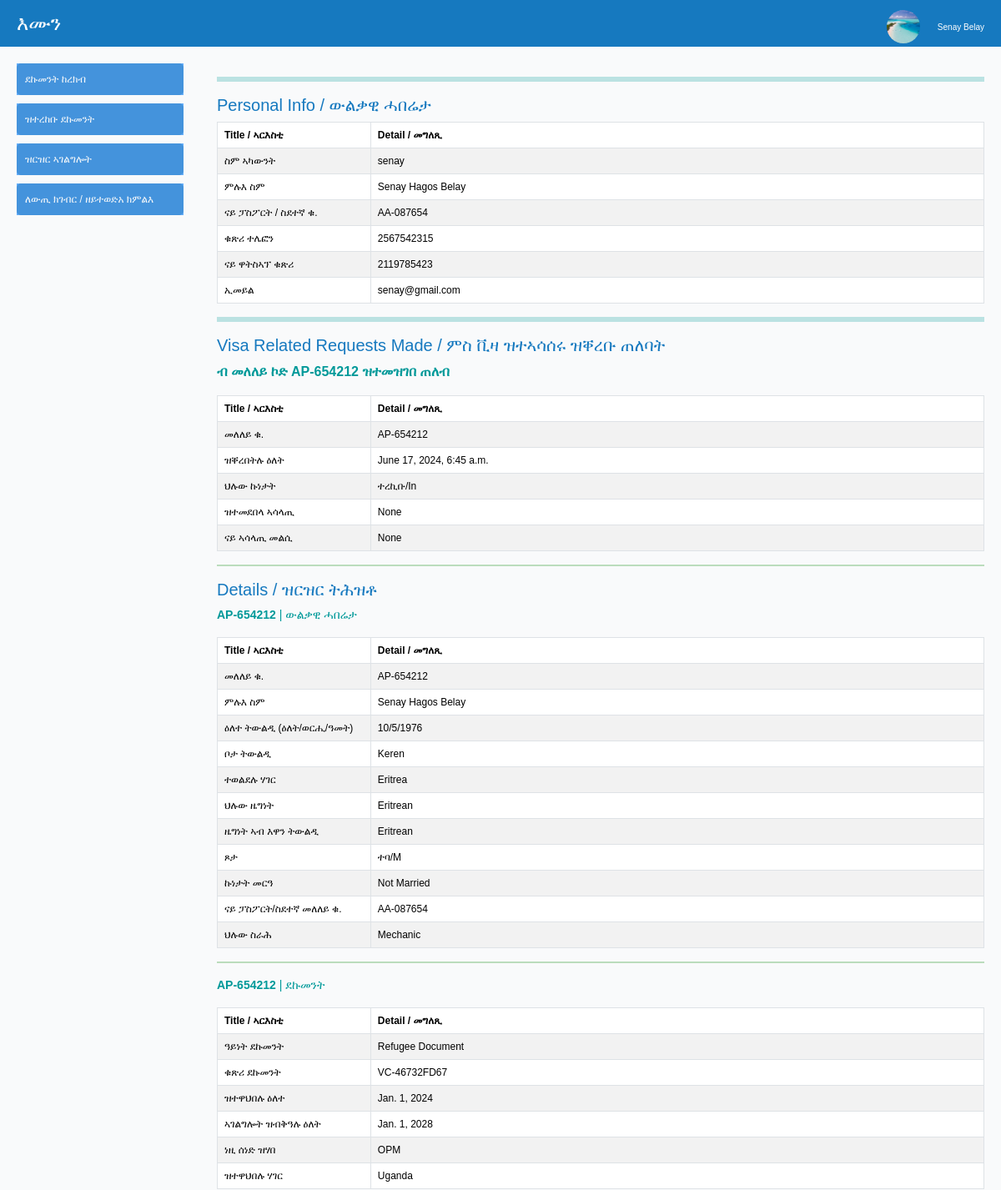
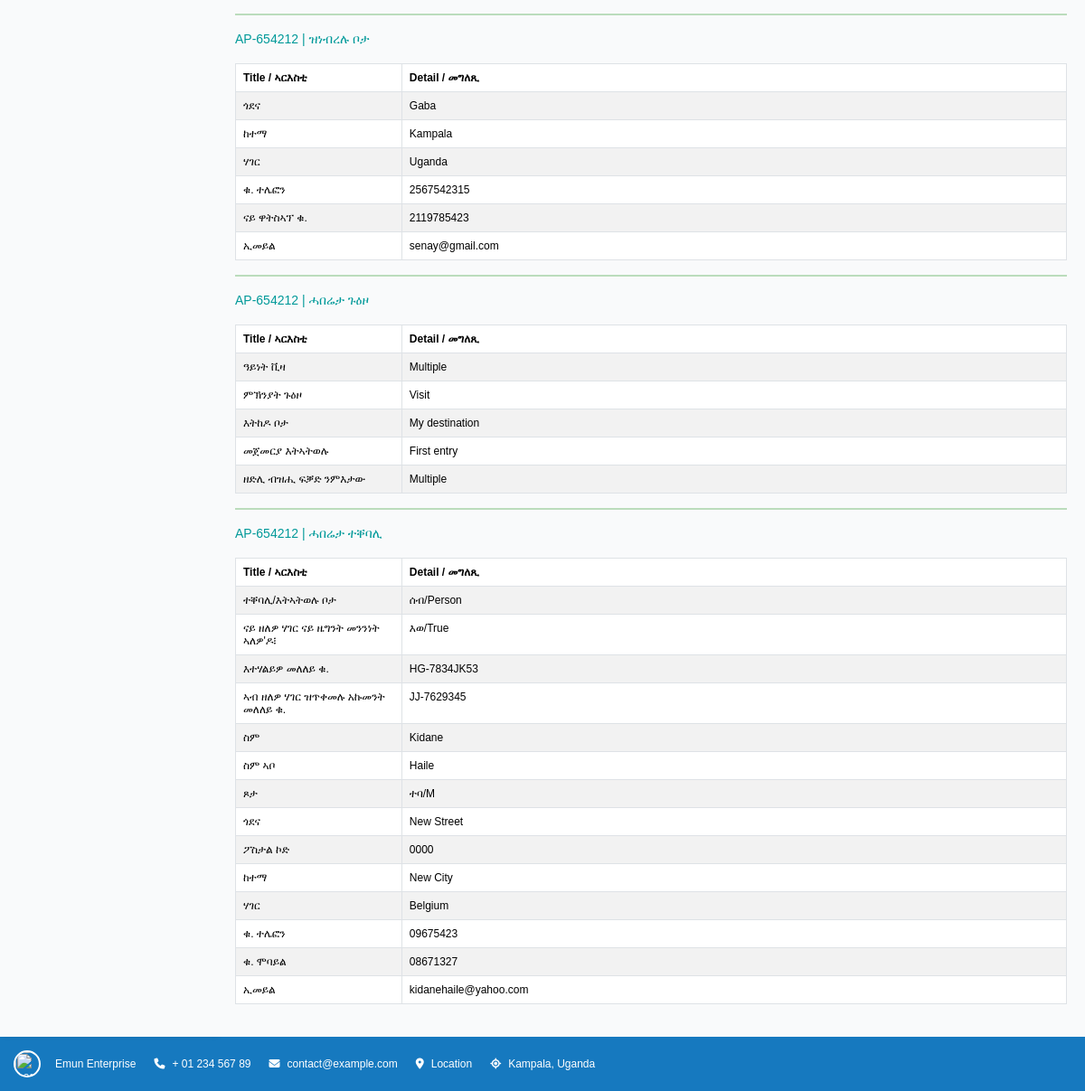
Screenshot of /profile_info (signed in) with the database file from the repository (2 pictures, top to bottom).
### travelers/models.py (models this page shows, shortened)
class TravelerRecord(TimestampMixin, UserStampedMixin, models.Model):
    user = models.ForeignKey(User, on_delete=models.CASCADE, null=True)
    first_name = models.CharField('First Name', max_length=50)
    middle_name = models.CharField('Middle Name', max_length=50)
    last_name = models.CharField('Last Name', max_length=50)
    passport_number = models.CharField('Passport Number', max_length=50)
    phone_number = models.CharField('Phone Number', max_length=15)
    whatsapp_number = models.CharField('Whatsapp Number', max_length=15, null=True)
    email = models.EmailField('Email')

### visaapplications/models.py (models this page shows)
class VisaApplication(TimestampMixin, UserStampedMixin, models.Model):
    STATUS_CHOICES = [
        ('1', 'Initiated'),
        ('2', 'Assigned'),
        ('3', 'In Progress'),
        ('4', 'Completed'),
        ('5', 'Cancelled'),
    ]
    application_owner = models.ForeignKey(User, on_delete=models.PROTECT, null=True)
    application_number = models.CharField(max_length=10, unique=True, blank=True)
    date_submitted = models.DateTimeField(auto_now_add=True)
    application_status = models.CharField(max_length=1, choices=STATUS_CHOICES, default='1',)
    assigned_officer = models.ForeignKey(User, on_delete=models.PROTECT, null=True, related_name="person_assigned")
    officer_notes = models.TextField(null=True, blank=True)
    def __str__(self):
        return self.application_number

class ApplicantPersonalData(TimestampMixin, UserStampedMixin, models.Model):
    GENDER_CHOICES = [
        ('1', 'ተባ/M'),
        ('2', 'ኣን/F'),
    ]
    application_number = models.ForeignKey(VisaApplication, on_delete=models.CASCADE)
    first_name = models.CharField(max_length=100)
    middle_name = models.CharField(max_length=100)
    last_name = models.CharField(max_length=100)
    date_of_birth = models.PositiveIntegerField(validators=[MinValueValidator(1), MaxValueValidator(31)])
    month_of_birth = models.PositiveIntegerField(validators=[MinValueValidator(1), MaxValueValidator(12)])
    year_of_birth = models.PositiveIntegerField(validators=[MinValueValidator(1900), MaxValueValidator(datetime.date.today().year)])
    place_of_birth = models.CharField(max_length=100)
    country_of_birth = models.CharField(max_length=100)
    current_nationality = models.CharField(max_length=100)
    nationality_at_birth = models.CharField(max_length=100)
    sex = models.CharField(max_length=1, choices=GENDER_CHOICES,)
    marital_status = models.CharField(max_length=20)
    refugee_id = models.CharField(max_length=100, null=True, blank=True)
    current_occupation = models.CharField(max_length=100)

class ApplicantTravelDocument(TimestampMixin, UserStampedMixin, models.Model):
    application_number = models.ForeignKey(VisaApplication, on_delete=models.CASCADE)
    document_type = models.CharField(max_length=100,)
    document_number = models.CharField(max_length=100)
    date_of_issue = models.DateField()
    valid_until = models.DateField()
    issued_by = models.CharField(max_length=100)
    issuing_country = models.CharField(max_length=100)

class ApplicantHomeAddress(TimestampMixin, UserStampedMixin, models.Model):
    application_number = models.ForeignKey(VisaApplication, on_delete=models.CASCADE)
    street = models.CharField(max_length=100)
    city = models.CharField(max_length=100)
    country = models.CharField(max_length=100)
    phone_number = models.CharField(max_length=15)
    whatsapp_number = models.CharField(max_length=15, null=True, blank=True)
    email = models.EmailField()

class TravelInformation(TimestampMixin, UserStampedMixin, models.Model):
    application_number = models.ForeignKey(VisaApplication, on_delete=models.CASCADE)
    visa_type = models.CharField(max_length=100)
    main_purpose_of_journey = models.CharField(max_length=200)
    member_state_of_destination = models.CharField(max_length=100)
    member_state_of_first_entry = models.CharField(max_length=100)
    number_of_entries_required = models.CharField(max_length=100)

class Reference(TimestampMixin, UserStampedMixin, models.Model):
    GENDER_CHOICES = [
        ('1', 'ተባ/M'),
        ('2', 'ኣን/F'),
    ]
    TYPE_CHOICES = [
        ('1', 'ሰብ/Person'),
        ('2', 'ሆቴል/Hotel'),
    ]
    HNID_CHOICES = [
        ('1', 'እወ/True'),
        ('2', 'ኣይፋል/False'),
    ]
    application_number = models.ForeignKey(VisaApplication, on_delete=models.CASCADE)
    type = models.CharField(max_length=10, choices=TYPE_CHOICES)
    has_national_id = models.CharField(max_length=10, choices=HNID_CHOICES)
    national_registration_number = models.CharField(max_length=100, null=True, blank=True)
    identity_document_number = models.CharField(max_length=100, null=True, blank=True)
    surname = models.CharField(max_length=100, blank=True)
    first_name = models.CharField(max_length=100, blank=True)
    gender = models.CharField(max_length=1, choices=GENDER_CHOICES, blank=True)
    street = models.CharField(max_length=100)
    postal_code = models.CharField(max_length=20)
    city = models.CharField(max_length=100)
    country = models.CharField(max_length=100)
    telephone_number = models.CharField(max_length=15, blank=True)
    mobile_number = models.CharField(max_length=15, null=True, blank=True)
    email = models.EmailField()

### decorators.py (the view)
    def wrapper(request, *args, **kwargs):
        if request.user.is_authenticated:
            return view_func(request, *args, **kwargs)
        else:
            messages.error(request, "Access denied")
            return redirect('login')

### travelers/templates/profile_info.html (shortened to what this page needs)
{% extends  'base.html' %}
{% load static %}
{% block content %}
<hr>
<h5>Personal Info / ውልቃዊ ሓበሬታ</h5>
<table class="table table-bordered table-striped">
    <thead class="thead-dark">
        <tr>
            <th style="width:20%;">Title / ኣርእስቲ</th>
            <th>Detail / መግለጺ</th>
        </tr>
    </thead>
    <tbody>
        <tr>
            <td>ስም ኣካውንት</td>
            <td>{{user.username}}</td>
        </tr>
        <tr>
            <td>ምሉእ ስም</td>
            <td>{{info.first_name}} {{info.middle_name}} {{info.last_name}}</td>
        </tr>
        <tr>
            <td>ናይ ፓስፖርት / ስደተኛ ቁ. </td>
            <td>{{info.passport_number}}</td>
        </tr>
        <tr>
            <td>ቁጽሪ ተሌፎን</td>
            <td>{{info.phone_number}}</td>
        </tr>
        <tr>
            <td>ናይ ዋትስኣፕ ቁጽሪ</td>
            <td>{{info.whatsapp_number}}</td>
        </tr>
        <tr>
            <td>ኢመይል</td>
            <td>{{info.email}}</td>
        </tr>
    </tbody>
</table>
<hr>
<h5> Visa Related Requests Made / ምስ ቪዛ ዝተኣሳሰሩ ዝቐረቡ ጠለባት</h5>
{% for h in visa_app %}
<p class="sub-title-top">ብ መለለይ ኮድ  <b>{{h.application_number}}</b> ዝተመዝገበ ጠለብ </p>
<table class="table table-bordered table-striped">
    <thead class="thead-dark">
        <tr>
            <th style="width:20%;">Title / ኣርእስቲ</th>
            <th>Detail / መግለጺ</th>
        </tr>
    </thead>
    <tbody>
        <tr>
            <td>መለለይ ቁ.</td>
            <td>{{h.application_number}}</td>
        </tr>
        <tr>
            <td>ዝቐረበትሉ ዕለት</td>
            <td>{{h.date_submitted}}</td>
        </tr>
        <tr>
            <td>ህሉው ኩነታት</td>
            <td>
                {% if h.application_status == "1" %}
                    ተረኪቡ/In
                {% elif h.application_status == "2" %}
                    ተመደቡ/As
                {% elif h.application_status == "3" %}
                    ኣብ መስርሕ/Pr
                {% elif h.application_status == "4" %}
                    ተዛዚሙ/Co
                {% elif h.application_status == "5" %}
                    ተሰሪዙ/Ca
                {% endif %}
            </td>
        </tr>
        <tr>
            <td>ዝተመደበላ ኣሳላጢ</td>
            <td>{{h.assigned_officer}}</td>
        </tr>
        <tr>
            <td>ናይ ኣሳላጢ መልሲ</td>
            <td>{{h.officer_notes}}</td>
        </tr>
    </tbody>
</table>
<hr class="divider">
<h5> Details / ዝርዝር ትሕዝቶ</h5>
{% for i in per_data %}
{% if i.application_number|stringformat:"s"|cut:" "|cut:"\t" == h.application_number|stringformat:"s"|cut:" "|cut:"\t" %}
<p class="sub-title"><b>{{ i.application_number }}</b> | ውልቃዊ ሓበሬታ </p>
<table class="table table-bordered table-striped">
    <thead class="thead-dark">
        <tr>
            <th style="width:20%;">Title / ኣርእስቲ</th>
            <th>Detail / መግለጺ</th>
        </tr>
    </thead>
    <tbody>
        <tr>
            <td>መለለይ ቁ.</td>
            <td>{{i.application_number}}</td>
        </tr>
        <tr>
            <td>ምሉእ ስም</td>
            <td>{{i.first_name}} {{i.middle_name}} {{i.last_name}}</td>
        </tr>
        <tr>
            <td>ዕለተ ትውልዲ (ዕለት/ወርሒ/ዓመት)</td>
            <td>{{i.date_of_birth}}/{{i.month_of_birth}}/{{i.year_of_birth}}</td>
        </tr>
        <tr>
            <td>ቦታ ትውልዲ</td>
            <td>{{i.place_of_birth}}</td>
        </tr>
        <tr>
            <td>ተወልደሉ ሃገር</td>
            <td>{{i.country_of_birth}}</td>
        </tr>
        <tr>
            <td>ህሉው ዜግነት</td>
            <td>{{i.current_nationality}}</td>
        </tr>
        <tr>
            <td>ዜግነት ኣብ እዋን ትውልዲ</td>
            <td>{{i.nationality_at_birth}}</td>
        </tr>
        <tr>
            <td>ጾታ</td>
            <td>
                {% if i.sex == "1" %}
                    ተባ/M
                {% elif i.sex == "2" %}
                    ኣን/F
                {% endif %}
            </td>
        </tr>
        <tr>
            <td>ኩነታት መርዓ</td>
            <td>{{i.marital_status}}</td>
        </tr>
        <tr>
            <td>ናይ ፓስፖርት/ስደተኛ መለለይ ቁ.</td>
            <td>{{i.refugee_id}}</td>
        </tr>
        <tr>
            <td>ህሉው ስራሕ</td>
            <td>{{i.current_occupation}}</td>
        </tr>
    </tbody>
</table>
{% endif %}
{% endfor %}
<hr class="divider">
{% for j in tra_doc %}
{% if j.application_number|stringformat:"s"|cut:" "|cut:"\t" == h.application_number|stringformat:"s"|cut:" "|cut:"\t" %}
<p class="sub-title"> <b>{{ j.application_number }}</b> | ደኩመንት </p>
<table class="table table-bordered table-striped">
    <thead class="thead-dark">
        <tr>
            <th style="width:20%;">Title / ኣርእስቲ</th>
            <th>Detail / መግለጺ</th>
        </tr>
    </thead>
    <tbody>
        <tr>
            <td>ዓይነት ደኩመንት</td>
            <td>{{j.document_type}}</td>
        </tr>
        <tr>
            <td>ቁጽሪ ደኩመንት</td>
            <td>{{j.document_number}}</td>
        </tr>
        <tr>
            <td>ዝተዋህበሉ ዕለተ</td>
            <td>{{j.date_of_issue}}</td>
        </tr>
        <tr>
            <td>ኣገልግሎት ዝብቅዓሉ ዕለት</td>
            <td>{{j.valid_until}}</td>
        </tr>
        <tr>
            <td>ነዚ ሰነድ ዝሃበ </td>
            <td>{{j.issued_by}}</td>
        </tr>
        <tr>
            <td>ዝተዋህበሉ ሃገር</td>
            <td>{{j.issuing_country}}</td>
        </tr>
    </tbody>
</table>
{% endif %}
{% endfor %}
<hr class="divider">
{% for k in hom_add %}
{% if k.application_number|stringformat:"s"|cut:" "|cut:"\t" == h.application_number|stringformat:"s"|cut:" "|cut:"\t" %}
<p class="sub-title">{{ k.application_number }}</b> | ዝነብረሉ ቦታ </p>
<table class="table table-bordered table-striped">
    <thead class="thead-dark">
        <tr>
            <th style="width:20%;">Title / ኣርእስቲ</th>
            <th>Detail / መግለጺ</th>
        </tr>
    </thead>
    <tbody>
        <tr>
            <td>ጎደና</td>
            <td>{{k.street}}</td>
        </tr>
        <tr>
            <td>ከተማ</td>
            <td>{{k.city}}</td>
        </tr>
        <tr>
            <td>ሃገር</td>
            <td>{{k.country}}</td>
        </tr>
        <tr>
            <td>ቁ. ተሌፎን</td>
            <td>{{k.phone_number}}</td>
        </tr>
        <tr>
            <td>ናይ ዋትስኣፕ ቁ.</td>
            <td>{{k.whatsapp_number}}</td>
        </tr>
        <tr>
            <td>ኢመይል</td>
            <td>{{k.email}}</td>
        </tr>
    </tbody>
</table>
{% endif %}
{% endfor %}
<hr class="divider">
{% for l in tra_inf %}
{% if l.application_number|stringformat:"s"|cut:" "|cut:"\t" == h.application_number|stringformat:"s"|cut:" "|cut:"\t" %}
<p class="sub-title">{{ l.application_number }}</b> | ሓበሬታ ጉዕዞ </p>
<table class="table table-bordered table-striped">
    <thead class="thead-dark">
        <tr>
            <th style="width:20%;">Title / ኣርእስቲ</th>
            <th>Detail / መግለጺ</th>
        </tr>
    </thead>
    <tbody>
        <tr>
            <td>ዓይነት ቪዛ</td>
            <td>{{l.visa_type}}</td>
        </tr>
        <tr>
            <td>ምኽንያት ጉዕዞ</td>
            <td>{{l.main_purpose_of_journey}}</td>
        </tr>
        <tr>
            <td>እትከዶ ቦታ</td>
            <td>{{l.member_state_of_destination}}</td>
        </tr>
        <tr>
            <td>መጀመርያ እትኣትወሉ</td>
            <td>{{l.member_state_of_first_entry}}</td>
        </tr>
        <tr>
            <td>ዘድሊ ብዝሒ ፍቓድ ንምእታው</td>
            <td>{{l.number_of_entries_required}}</td>
        </tr>
    </tbody>
</table>
{% endif %}
{% endfor %}
<hr class="divider">
{% for m in ref %}
{% if m.application_number|stringformat:"s"|cut:" "|cut:"\t" == h.application_number|stringformat:"s"|cut:" "|cut:"\t" %}
<p class="sub-title">{{ m.application_number }}</b> | ሓበሬታ ተቐባሊ </p>
<table class="table table-bordered table-striped">
    <thead class="thead-dark">
        <tr>
            <th style="width:20%;">Title / ኣርእስቲ</th>
            <th>Detail / መግለጺ</th>
        </tr>
    </thead>
    <tbody>
        <tr>
            <td>ተቐባሊ/እትኣትወሉ ቦታ</td>
            <td>
                {% if m.type == "1" %}
                    ሰብ/Person
                {% elif m.type == "2" %}
                    ሆቴል/Hotel
                {% endif %}
            </td>
        </tr>
        <tr>
            <td>ናይ ዘለዎ ሃገር ናይ ዜግንት መንንነት ኣለዎ'ዶ፧</td>
            <td>
                {% if m.has_national_id == "1" %}
                    እወ/True
                {% elif m.has_national_id == "2" %}
                    ኣይፋል/False
                {% endif %}
            </td>
        </tr>
        <tr>
            <td>እተሃልይዎ መለለይ ቁ.</td>
            <td>{{m.national_registration_number}}</td>
        </tr>
        <tr>
            <td>ኣብ ዘለዎ ሃገር ዝጥቀመሉ አኩመንት መለለይ ቁ.</td>
            <td>{{m.identity_document_number}}</td>
        </tr>
        <tr>
            <td>ስም</td>
            <td>{{m.first_name}}</td>
        </tr>
        <tr>
            <td>ስም ኣቦ</td>
            <td>{{m.surname}}</td>
        </tr>
        <tr>
            <td>ጾታ</td>
            <td>
                {% if m.gender == "1" %}
                    ተባ/M
                {% elif m.gender == "2" %}
                    ኣን/F
                {% endif %}
            </td>
        </tr>
        <tr>
            <td>ጎደና</td>
            <td>{{m.street}}</td>
        </tr>
        <tr>
            <td>ፖስታል ኮድ</td>
            <td>{{m.postal_code}}</td>
        </tr>
        <tr>
            <td>ከተማ</td>
            <td>{{m.city}}</td>
        </tr>
        <tr>
            <td>ሃገር</td>
            <td>{{m.country}}</td>
        </tr>
        <tr>
            <td>ቁ. ተሌፎን</td>
            <td>{{m.telephone_number}}</td>
        </tr>
        <tr>
            <td>ቁ. ሞባይል</td>
            <td>{{m.mobile_number}}</td>
        </tr>
        <tr>
            <td>ኢመይል</td>
            <td>{{m.email}}</td>
        </tr>
    </tbody>
</table>
{% endif %}
{% endfor %}
{% endfor %}
{% endblock %}

### home/templates/navbar.html (shortened to what this page needs)
{% load static %}
<div ><a class="logo" href="{% url 'home' %}">እሙን</a></div>
{% if user.is_authenticated %}
    <div class="user-dropdown">
        <button class="dropdown-btn" style="text-align: right;">
        {% if profile_image %}
            <img src="{{ profile_image.profile_image.url }}" alt="Profile Image" style=" width:50px; height:50px; border-radius: 50%; object-fit: cover;">
        {% else %}
            <img src="{% static 'images/costline.jpg' %}" alt="Default Profile Image" width="40" height="40" style="border-radius: 50%; object-fit: cover;">
        {% endif %}
        </button>
        <span style="font-size:10px;">{{user.first_name}} {{user.last_name}}</span>
    </div>
{% endif %}

### rows the page displays
TravelerRecord: first_name "Senay", middle_name "Hagos", last_name "Belay", passport_number "AA-087654", phone_number "2567542315", whatsapp_number "2119785423", email "senay@gmail.com"
VisaApplication: application_number "AP-654212", date_submitted "June 17, 2024, 6:45 a.m.", application_status "ተረኪቡ/In", assigned_officer "None", officer_notes "None"
ApplicantPersonalData: application_number "AP-654212", first_name "Senay", middle_name "Hagos", last_name "Belay", date_of_birth "10", month_of_birth "5", year_of_birth "1976", place_of_birth "Keren", country_of_birth "Eritrea", current_nationality "Eritrean", nationality_at_birth "Eritrean", sex "ተባ/M", marital_status "Not Married", refugee_id "AA-087654", current_occupation "Mechanic"
ApplicantTravelDocument: application_number "AP-654212", document_type "Refugee Document", document_number "VC-46732FD67", date_of_issue "Jan. 1, 2024", valid_until "Jan. 1, 2028", issued_by "OPM", issuing_country "Uganda"
ApplicantHomeAddress: application_number "AP-654212", street "Gaba", city "Kampala", country "Uganda", phone_number "2567542315", whatsapp_number "2119785423", email "senay@gmail.com"
TravelInformation: application_number "AP-654212", visa_type "Multiple", main_purpose_of_journey "Visit", member_state_of_destination "My destination", member_state_of_first_entry "First entry", number_of_entries_required "Multiple"
Reference: application_number "AP-654212", type "ሰብ/Person", has_national_id "እወ/True", national_registration_number "HG-7834JK53", identity_document_number "JJ-7629345", first_name "Kidane", surname "Haile", gender "ተባ/M", street "New Street", postal_code "0000", city "New City", country "Belgium", telephone_number "09675423", mobile_number "08671327", email "kidanehaile@yahoo.com"

### other values shown
{{ user.first_name }} "Senay"
{{ user.last_name }} "Belay"
{{ user.username }} "senay"
